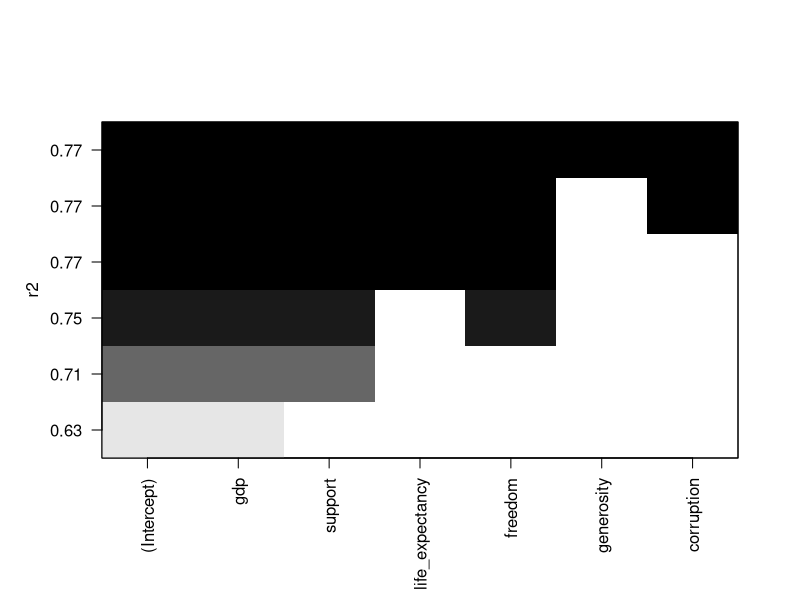
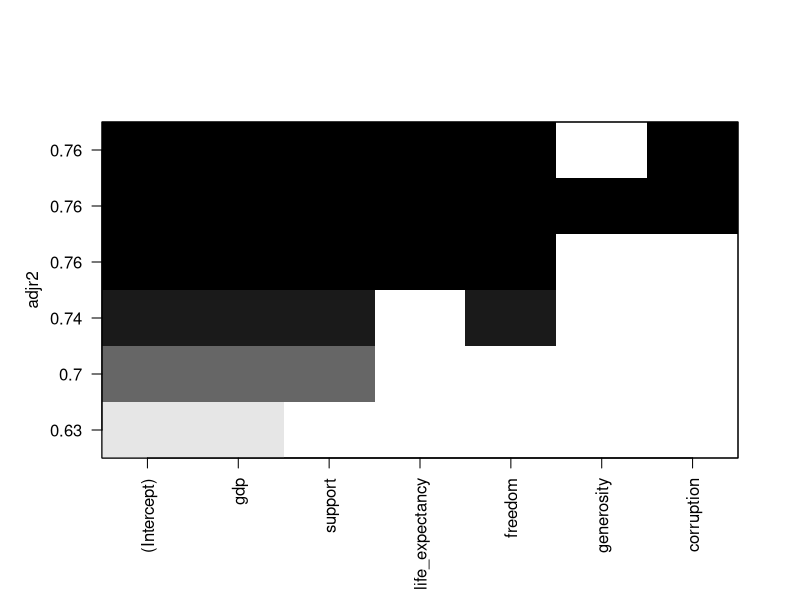
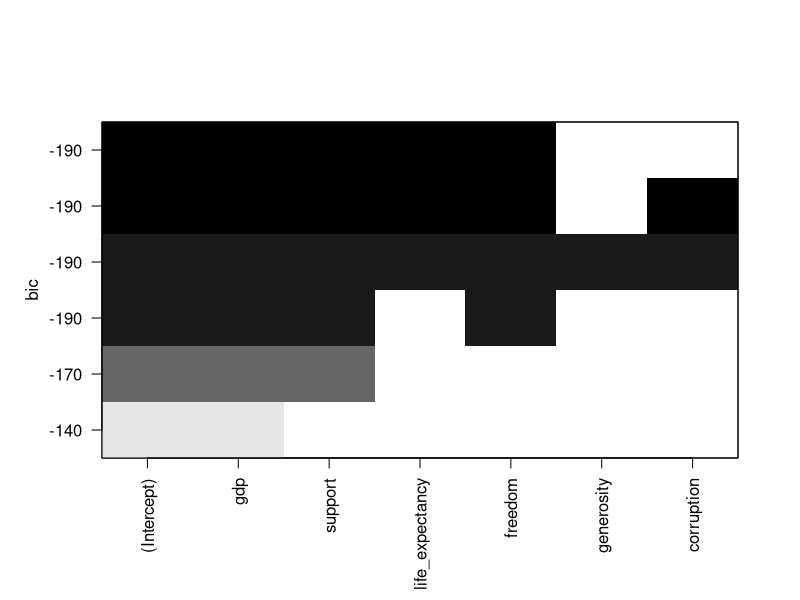
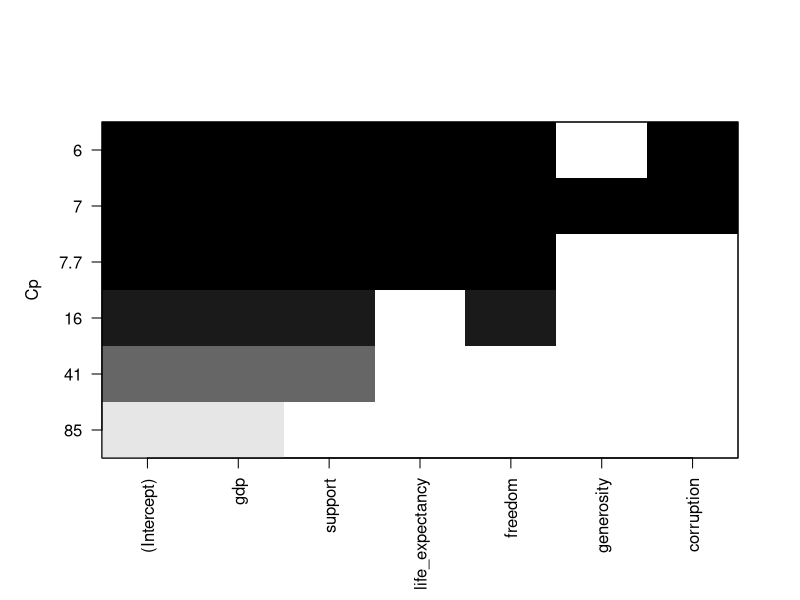
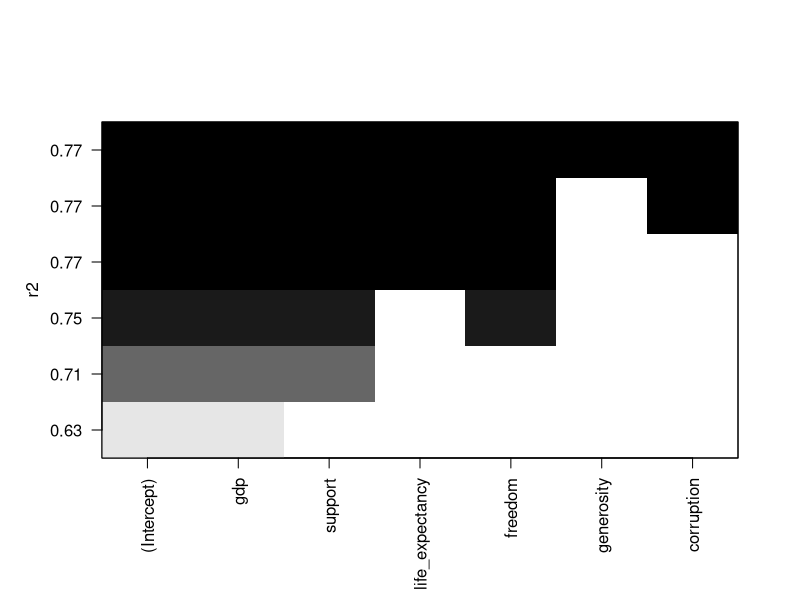
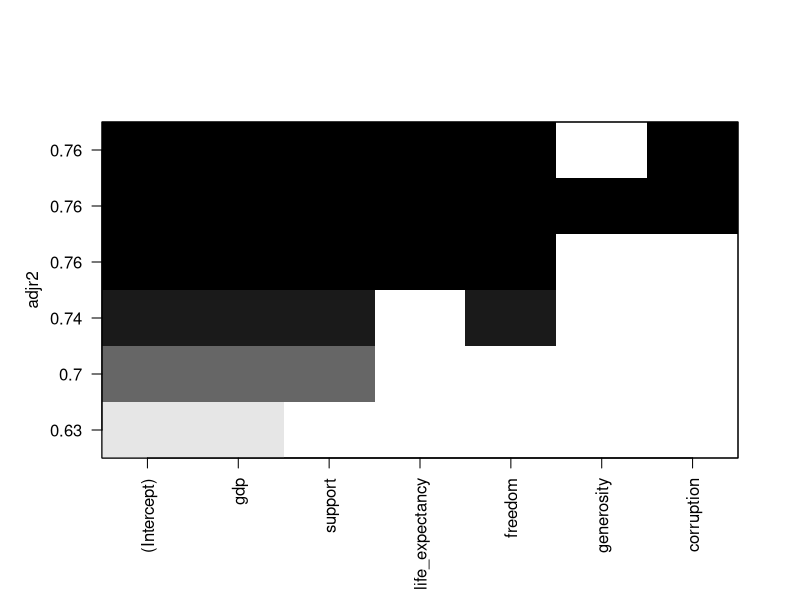
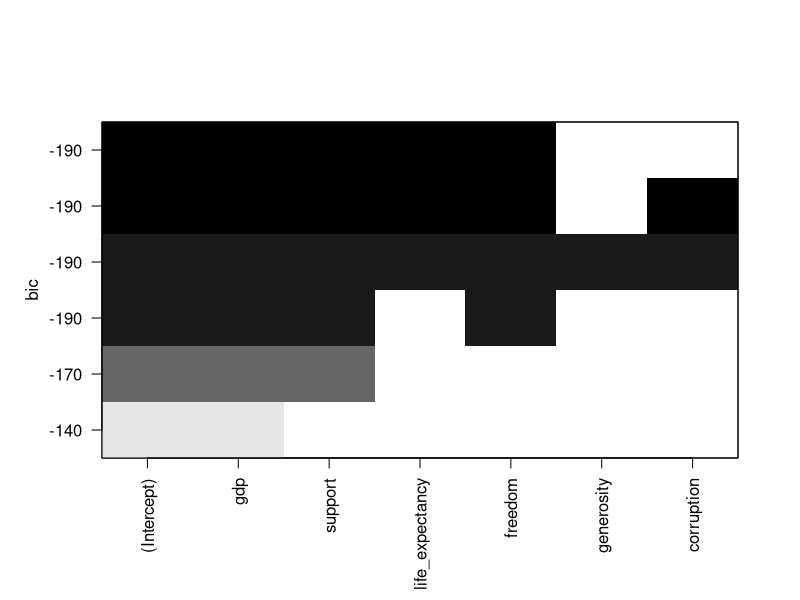
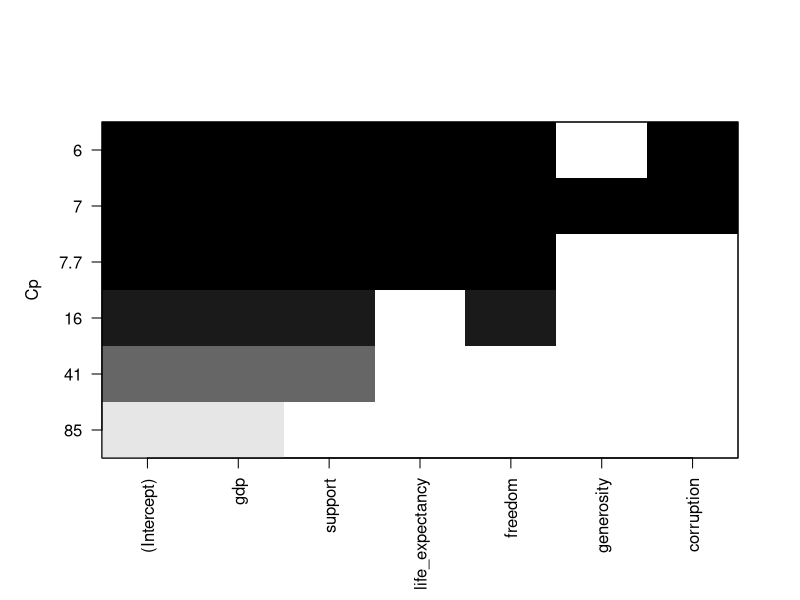

The R script that drew these images, in order:
## ---- chunk 1
#Install and import package to deal with the categorical variable, region.
if (!require(fastDummies)) install.packages('fastDummies', dependencies = TRUE)
library(fastDummies)
if (!require(leaps)) install.packages('leaps', dependencies = TRUE)
library(leaps)
## ---- chunk 2
# Modified Box-cox by Dr Sunny Wang. You can minimize this code chunk.
box.cox <- function(x,y,intercept=TRUE, ylim=NULL, 
                    lambda =seq (-1, 1, len=21), transform.x=FALSE,verbose =TRUE,
                    make.plot=TRUE)
{
  good.cases <- (y>0)
  y <- y[good.cases]
  x <- as.matrix(x)
  x <- x[good.cases, , drop=F]
  
  g <- exp(mean(log(y)))
  
  if(transform.x)
  { 
    x.pos <- vector(mode= "logical", length=ncol(x))
    for(j in 1:ncol(x))
      x.pos[j] <- (min(x[j]) > 0)
    x.name <- dimnames(x)[[2]]
    if( mode(x.name)=="NULL")
      x.name <- paste("X",1:ncol(x),sep="")
  } 
  
  log.lik <- vector(mode ="numeric",length=length(lambda))
  
  for(i in 1:length(lambda))
  {     
    if(lambda[i] !=0)
    {  

      z <- y^lambda[i]
      if (transform.x)
      {  
        x.new <- x 
        x.new.name <- x.name
        for(j in 1:ncol(x))
          if(x.pos[j])
          { 
            x.new[,j] <- x[,j]^lambda[i] 
            x.new.name[j] <- paste(x.name[j],"^",lambda[i], sep="")
          }
        
      }
      
    }
    
    else
    { 
      z<- log(y)
      if(transform.x)
      { 
        x.new <- x 
        x.new.name <- x.name
        for(j in 1:ncol(x))
          if(x.pos[j])
          { 
            x.new[,j] <- log(x[,j])
            x.new.name[j] <- paste("log(",x.name[j],")",sep="")
          }
      }
      
    }
    
    if(transform.x)
    {
      dimnames(x.new) <- list(NULL,x.new.name)
      reg <- lsfit(x.new,z,intercept=intercept) 
    }
    else 
      reg <- lsfit(x,z,intercept = intercept)
    
    if(verbose)
    { cat("Lambda:",lambda[i], "\n")
      ls.print(reg)
    }
    
    res <- reg$residuals
    ss.res <- sum(res^2)/g^(2.0*(lambda[i] - 1.0 ))
    if (lambda[i] !=0.0)
      ss.res <- ss.res/lambda[i]^2
    log.lik[i] <- -length(y)/2.0*log(ss.res)
  }
  
  if(make.plot)
  { 
    if(mode(ylim)=="NULL")
      ylim <- range(log.lik)
    plot(lambda,log.lik,ylim=ylim, ylab="Log Likelihood", type="b", lty=1)
    abline(max(log.lik)-3.8416/2,0,lty=2)
  }
  
  return(log.lik)
  
}
## ---- chunk 3
# Mallow's Ck by Dr Sunny Wang
leaps.ck <- function (X, Y, nbest =3) 
{
  # call leaps using C_k criterion, make plot of C_k versus k,
  # and return leaps output in a matrix for nicer output.
  # The matrix has two columns: for k and for C_k. The row labels
  # contain the regression labels.
  leaps.out <- leaps(X,Y,method="Cp",nbest=nbest)
  
  leaps.mat <- cbind(leaps.out$size,round(leaps.out$Cp,digits=4))
  
  colnames(leaps.mat) <- c("k","C_k")
  
  leaps.mat <- cbind(leaps.out$which, leaps.mat)
  
  return(leaps.mat)
  
} 
## ---- chunk 4
#Import the csv file
HAPPY <- read.csv("2019_happiness_cleaned.csv")
# Remove rank, as we will be using score as the response variable
HAPPY <- subset(HAPPY, select = -c(rank))
head(HAPPY)
## ---- chunk 5
# Remove the region variable,
# as it does not make sense for some statistical techniques
HAPPYnoReg <- subset(HAPPY, select = -c(region))
head(HAPPYnoReg)
## ---- chunk 6
# Create dummy variables
HAPPY2 <- dummy_cols(HAPPY, select_columns = "region")
# Drop the `region`, because we have converted it into dummy variables.
# Drop the`Australia and New Zealand` region,
# because we need to ensure t(X) %*% X will be non-singular.
HAPPY2 <- subset(HAPPY2, select = -c(region, `region_Australia and New Zealand`))
head(HAPPY2)
## ---- chunk 7
# Model building

null_model <- lm(score~1, HAPPYnoReg)
summary(null_model)

# Currently: Not an optimal model. Needs to add interaction effects.
full_model <- lm(score~., HAPPYnoReg)
summary(full_model)
## ---- chunk 8
# Best subset selection: forward
result.leaps.forward <- regsubsets(score~., data=HAPPYnoReg, nvmax=10, method="forward")

# Maybe ignore R^2 for now, not preferable criteria
# Note that AIC isn't a thing for this
plot(result.leaps.forward, scale="r2")

plot(result.leaps.forward, scale="adjr2")
plot(result.leaps.forward, scale="bic")
plot(result.leaps.forward, scale="Cp")

## ---- chunk 9
# reg_summary <- summary(result.leaps.forward) # get a summary of the models
# plot(reg_summary$bic, xlab = "Number of Variables", ylab = "BIC", type = "b")
# 
# # Extract coefficients for the model with, say, 4 predictors
# coef(result.leaps.forward, 4)
## ---- chunk 10
# Best subset selection: backward
result.leaps.backward <- regsubsets(score~., data=HAPPYnoReg, nvmax=10, method="backward") 

# Maybe ignore R^2 for now, not preferable criteria
# Note that AIC isn't a thing for this
plot(result.leaps.forward, scale="r2")

plot(result.leaps.backward, scale="adjr2")
plot(result.leaps.backward, scale="bic")
plot(result.leaps.backward, scale="Cp")
## ---- chunk 11
# Best subset selection: seqrep
# Not sure if this is hybrid
result.leaps.seqrep <- regsubsets(score~., data=HAPPYnoReg, nvmax=10, method="seqrep") 
?regsubsets
# Maybe ignore R^2 for now, not preferable criteria
# Note that AIC isn't a thing for this
plot(result.leaps.seqrep, scale="r2")

plot(result.leaps.seqrep, scale="adjr2")
plot(result.leaps.seqrep, scale="bic")
plot(result.leaps.seqrep, scale="Cp")
## ---- chunk 12
# Look at last result for AIC and variables to select
step_forward <- step(null_model, scope=list(lower=null_model, upper=full_model),
                     direction="forward")
summary(step_forward)
## ---- chunk 13
step_backward <- step(full_model, scope=list(lower=null_model, upper=full_model), 
                      direction="backward")
summary(step_backward)
## ---- chunk 14
step_both <- step(null_model, scope=list(lower=null_model, upper=full_model), 
                  direction="both")
## ---- chunk 15
# Partial Residual Plot, by Dr Sunny Wang.

ls.part.res.plot <- function(x,y,j,intercept=TRUE,x.name=NULL,y.name="Y",main=NULL)
  
  # Produces a partial-residual plot for variable j in x. 
  # x - X matrix for current model (no column of 1's should be included for
  #     for an intercept term);
  # y - Y vector;
  # j - a column number of x;
  # intercept - set to FALSE for a no-intercept model;
  # x.name - x-axis label - if not supplied, then the name of column
  #          j in x will be used;
  # y.name - y-axis label;
  # main - main title for plot, if not supplied then the title is of the form
#        "Partial-residual plot for x".

{ # Get residuals. 
  reg <- lsfit(x,y,intercept=intercept)
  res <- reg$residuals
  
  
  # add component from x_j
  # if there is an intercept, we want coeeficient j+1
  
  jj <- j
  if(intercept == TRUE)
    jj <- j+1
  res <- res+reg$coef[jj]*x[,j]
  
  # set up labels. 
  
  if(mode(x.name) == "NULL")
    x.name <- dimnames(x)[[2]][j]
  if(mode(main) == "NULL")
    main <- paste("Partial-residual plot for", x.name)
  
  
  plot(x[,j], res, main=main, xlab=x.name,
       ylab=paste("Partial residuals for",y.name))
  lines(lowess(x[,j],res))
}

# Added Variable Plot, by Dr Sunny Wang.

ls.added.var.plot <- function(x,y,added.var,intercept=TRUE,
                              x.name="X",y.name="Y",main="")
  # Produces an added-variable plot.
  # x - X matrix for current model (no column of 1's should be included for
  #     for an intercept term);
  # y - Y vector;
  # added.var - if a scalar, a column number of x;
  #              if a vector of length > 1, values for a "new" x variable.
  # intercept - set to FALSE for a no-intercept model;
  # x.name - x-axis label - if added.var is a scalar, the default "x" is 
  #           replaced by the name of column added.var;
  # y.name - y-axis label;
  # main - main title for plot, if not supplied then the title is of the form
#        "Added-variable plot for x".
{
  if(length(added.var)==1)
  { 
    # added.var is a column number for a variable in x.
    if(x.name =="X")
      x.name <- dimnames(x)[[2]][added.var]
    xtilde <- x[,-added.var]
    s.res <- lsfit(xtilde,y,intercept=intercept)$residuals
    t.res <- lsfit(xtilde,x[,added.var],intercept=intercept)$residuals
  }
  else
  {
    # added.var is a "new" x variable not in x.
    s.res <- lsfit(x,y,intercept=intercept)$residuals
    t.res <- lsfit(x,added.var,intercept=intercept)$residuals
  }
  
  if(main =="")
    main <- paste("Added-variable plot for", x.name)
  
  plot(t.res,s.res,main=main,xlab=paste("Corrected",x.name),
       ylab=paste("Corrected",y.name))
  lines(lowess(t.res,s.res))
}

## ---- chunk 16
X <- cbind(1, as.matrix( HAPPY2[,c(2:ncol(HAPPY2))] ))
head(X)
## ---- chunk 17
Y <- as.matrix( HAPPY2[,c(1)] )
head(Y)
## ---- chunk 18
LMHappy = lm(score~., data=HAPPY2)
summary(LMHappy)
## ---- chunk 19
anova(LMHappy)
## ---- chunk 20
plot(X[,2], Y, xlab="GDP", ylab="Happiness Score")
plot(X[,3], Y, xlab="Support", ylab="Happiness Score")
plot(X[,4], Y, xlab="Life Expectancy", ylab="Happiness Score")
plot(X[,5], Y, xlab="Freedom", ylab="Happiness Score")
plot(X[,6], Y, xlab="Generosity", ylab="Happiness Score")
plot(X[,7], Y, xlab="Corruption", ylab="Happiness Score")
## ---- chunk 21
happy.lm <- lm(score~.,data=HAPPY2)

happy.res.before <- happy.lm$residuals

par(mfrow=c(2,3))

plot(X[,2], happy.res.before, xlab="GDP", ylab="residuals", main="GDP Residual Plot")
ls.part.res.plot(X[,2:ncol(X)],Y,1)
ls.added.var.plot(X[,2:ncol(X)],Y,1)

plot(X[,3], happy.res.before, xlab="Support", ylab="residuals", main="Support Residual Plot")
ls.part.res.plot(X[,2:ncol(X)],Y,2)
ls.added.var.plot(X[,2:ncol(X)],Y,2)

plot(X[,4], happy.res.before, xlab="Life Expectancy", ylab="residuals",main="Life Expectancy Residual Plot")
ls.part.res.plot(X[,2:ncol(X)],Y,3)
ls.added.var.plot(X[,2:ncol(X)],Y,3)

plot(X[,5], happy.res.before, xlab="Freedom", ylab="residuals", main="Freedom Residual Plot")
ls.part.res.plot(X[,2:ncol(X)],Y,4)
ls.added.var.plot(X[,2:ncol(X)],Y,4)

plot(X[,6], happy.res.before, xlab="Generosity", ylab="residuals", main="Generosity Residual Plot")
ls.part.res.plot(X[,2:ncol(X)],Y,5)
ls.added.var.plot(X[,2:ncol(X)],Y,5)

plot(X[,7], happy.res.before, xlab="Corruption", ylab="residuals", main="Corruption Residual Plot")
ls.part.res.plot(X[,2:ncol(X)],Y,6)
ls.added.var.plot(X[,2:ncol(X)],Y,6)
